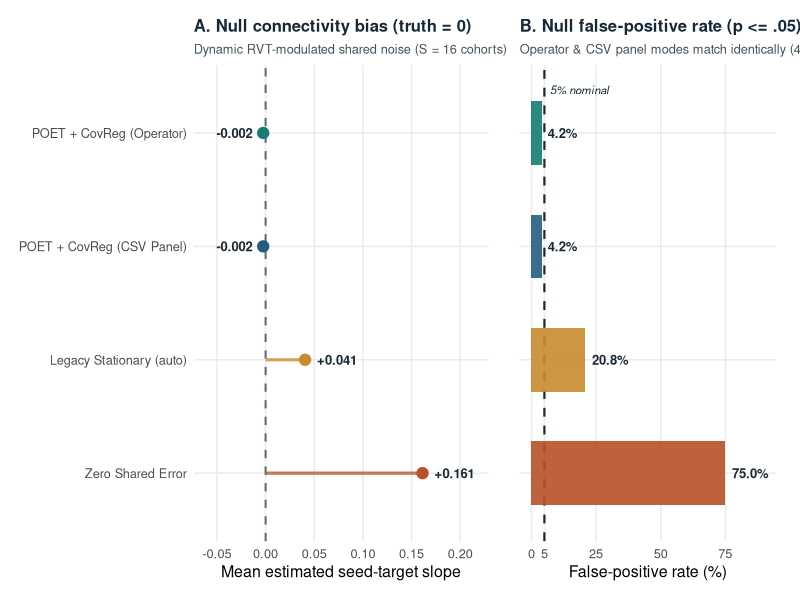

The R script that drew this image:
library(ggplot2)
library(patchwork)

d <- read.csv("poet_covreg_step6_summary.csv")
dyn <- subset(d, grepl("Dynamic Shared-Noise", regime) & term == "seed_c")

ink    <- "#172937"
blue   <- "#245D80"
teal   <- "#167C74"
orange <- "#B75126"
amber  <- "#C88A2E"
gray   <- "#637282"

ord <- c(
  "Zero Shared Error",
  "Legacy Stationary (auto)",
  "POET + CovReg (CSV Panel)",
  "POET + CovReg (Operator)"
)
dyn$method <- factor(dyn$method, levels = ord)
dyn$ci_lo  <- dyn$mean - 1.96 * dyn$mean_se / sqrt(dyn$n)
dyn$ci_hi  <- dyn$mean + 1.96 * dyn$mean_se / sqrt(dyn$n)

cols <- c(
  "Zero Shared Error"        = orange,
  "Legacy Stationary (auto)" = amber,
  "POET + CovReg (CSV Panel)" = blue,
  "POET + CovReg (Operator)"  = teal
)

theme_s6 <- theme_minimal(base_size = 11.5) +
  theme(
    plot.title       = element_text(face = "bold", size = 12.0, color = ink),
    plot.subtitle    = element_text(size = 9.2, color = "#405362", margin = margin(b = 6)),
    panel.grid.minor = element_blank(),
    legend.position  = "none",
    plot.margin      = margin(8, 12, 8, 8)
  )

p_bias <- ggplot(dyn, aes(x = mean, y = method, color = method)) +
  geom_vline(xintercept = 0, linetype = "dashed", color = "#5C6E7C", linewidth = 0.7) +
  geom_segment(aes(x = 0, xend = mean, yend = method), linewidth = 1.1, alpha = 0.75) +
  geom_point(size = 3.5) +
  geom_text(aes(label = sprintf("%+.3f", mean)),
            hjust = ifelse(dyn$mean >= 0, -0.30, 1.30),
            size = 3.3, fontface = "bold", color = ink) +
  scale_color_manual(values = cols) +
  scale_x_continuous(limits = c(-0.06, 0.215), breaks = seq(-0.05, 0.20, by = 0.05)) +
  labs(
    title    = "A. Null connectivity bias (truth = 0)",
    subtitle = "Dynamic RVT-modulated shared noise (S = 16 cohorts)",
    x        = "Mean estimated seed-target slope",
    y        = NULL
  ) +
  theme_s6

p_fpr <- ggplot(dyn, aes(x = 100 * reject, y = method, fill = method)) +
  geom_vline(xintercept = 5, linetype = "dashed", color = ink, linewidth = 0.75) +
  geom_col(width = 0.56, alpha = 0.90) +
  geom_text(aes(label = sprintf("%.1f%%", 100 * reject)),
            hjust = -0.18, size = 3.3, fontface = "bold", color = ink) +
  annotate("text", x = 7.2, y = 4.38, label = "5% nominal", hjust = 0,
           size = 2.9, color = ink, fontface = "italic") +
  scale_fill_manual(values = cols) +
  scale_x_continuous(limits = c(0, 90), breaks = c(0, 5, 25, 50, 75)) +
  labs(
    title    = "B. Null false-positive rate (p <= .05)",
    subtitle = "Operator & CSV panel modes match identically (4.2%)",
    x        = "False-positive rate (%)",
    y        = NULL
  ) +
  theme_s6 +
  theme(axis.text.y = element_blank())

fig <- p_bias + p_fpr + plot_layout(widths = c(1.15, 1.0))

ggsave(
  "poet_covreg_step6.png",
  fig,
  width = 9.8, height = 3.85, units = "in", dpi = 180, bg = "white"
)
cat("Saved poet_covreg_step6.png\n")
